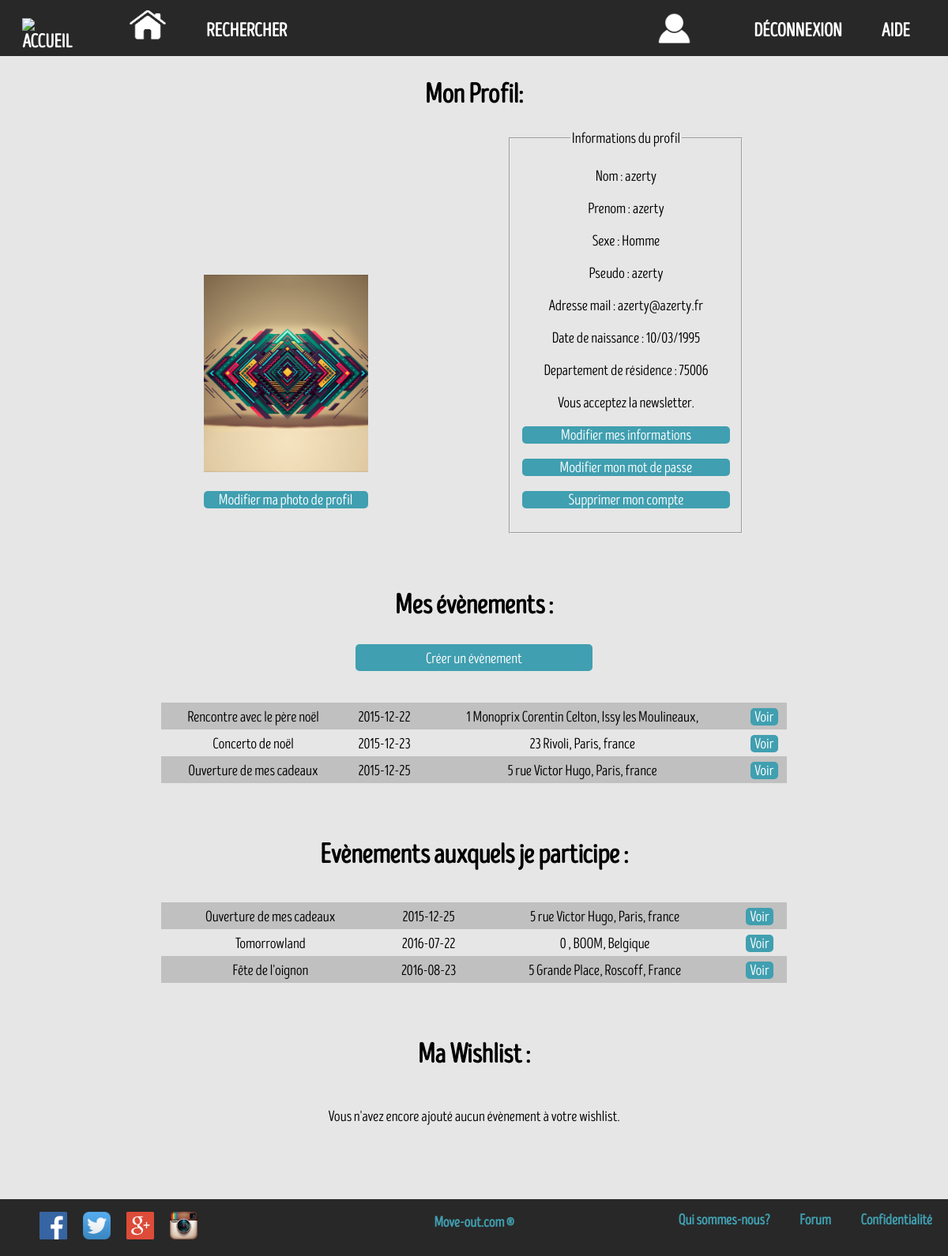
Page /APP_PHP_Base/profil.php (signed in) on the committed database.
### tables this page shows
CREATE TABLE IF NOT EXISTS `multimedia` (
  `IDmultimedia` int(11) NOT NULL AUTO_INCREMENT,
  `type` set('image','vidéo') NOT NULL,
  `lien` text NOT NULL,
  `IDcreateur_multimedia` int(11) NOT NULL,
  PRIMARY KEY (`IDmultimedia`)
);

CREATE TABLE IF NOT EXISTS `utilisateur` (
  `IDutilisateur` int(11) NOT NULL AUTO_INCREMENT,
  `admin` tinyint(1) NOT NULL,
  `pseudo` varchar(50) NOT NULL,
  `nom_utilisateur` varchar(50) NOT NULL,
  `prenom_utilisateur` varchar(50) NOT NULL,
  `sexe` tinyint(1) NOT NULL,
  `adresse_mail` varchar(90) NOT NULL,
  `mot_de_passe` varchar(50) NOT NULL,
  `date_de_naissance` date NOT NULL,
  `numero_departement_de_residence` int(5) NOT NULL,
  `accepte_newsletter` tinyint(1) NOT NULL,
  `IDimage_profil` int(11) NOT NULL,
  PRIMARY KEY (`IDutilisateur`),
  UNIQUE KEY `pseudo` (`pseudo`),
  UNIQUE KEY `pseudo_2` (`pseudo`),
  UNIQUE KEY `adresse_mail` (`adresse_mail`),
  UNIQUE KEY `adresse_mail_2` (`adresse_mail`),
  UNIQUE KEY `adresse_mail_3` (`adresse_mail`)
);

CREATE TABLE IF NOT EXISTS `evenement` (
  `IDevenement` int(11) NOT NULL AUTO_INCREMENT,
  `nom_evenement` varchar(255) NOT NULL,
  `numero_de_rue` int(11) NOT NULL,
  `bis` tinyint(1) DEFAULT NULL,
  `rue` varchar(255) NOT NULL,
  `ville` varchar(255) NOT NULL,
  `code_postal_evenement` int(11) NOT NULL,
  `pays` varchar(255) NOT NULL,
  `complement_adresse` text NOT NULL,
  `date_creation` date NOT NULL,
  `date_debut` date NOT NULL,
  `date_fin` date NOT NULL,
  `heure_debut` time NOT NULL,
  `heure_fin` time NOT NULL,
  `description_lieu_accueil` text NOT NULL,
  `nb_de_places_max` int(11) NOT NULL,
  `complet` tinyint(1) NOT NULL,
  `gratuit` tinyint(1) DEFAULT NULL,
  `prix_min` int(11) NOT NULL,
  `prix_max` int(11) NOT NULL,
  `accessibilite_handicape` tinyint(1) DEFAULT NULL,
  `a_propos` text NOT NULL,
  `lien_auxiliaire` text NOT NULL,
  `IDcategorie_evenement` int(11) NOT NULL,
  `IDmultimedia` int(11) NOT NULL,
  `IDcreateur` int(11) NOT NULL,
  PRIMARY KEY (`IDevenement`)
);

### APP_PHP_Base/vue_profil.php (the view, shortened to what this page needs)
<header>
    <h1>Mon Profil:</h1>
</header>
<section class="section_infos">
    <article class="affichage">
        <div class="image_profil" style="background-image:url('<?php echo $lien_image_profil?>')"></div>
        <a href="modification_photo_profil.php"><p class="bouton">Modifier ma photo de profil</p></a>
    </article>
    <article class='infos'>
        <fieldset>
            <legend>Informations du profil</legend>
            <?php
            if($nom!==''){echo'<p>Nom :  '.htmlspecialchars($nom).' </p>';}
            if($prenom!==''){echo'<p>Prenom :  '.htmlspecialchars($prenom).' </p>';}
            if($sexe==1){echo '<p>Sexe :  Homme</p>';}
            echo '<p>Pseudo :  '.htmlspecialchars($pseudo).' </p>';
            echo '<p>Adresse mail :  '.htmlspecialchars($mail).' </p>';
            echo '<p>Date de naissance :  '.htmlspecialchars($date_naissance).' </p>';
            if($dept_residence!==0){echo'<p>Departement de résidence :  '.htmlspecialchars($dept_residence).' </p>';}
            if($newsletter==1){echo '<p>Vous acceptez la newsletter.<p/>';}
            ?>
            <a href="modification_infos_profil.php"><p class="bouton">Modifier mes informations</p></a>
            <a href="modification_mdp.php"><p class="bouton">Modifier mon mot de passe</p></a>
            <a href="suppression_compte_validation.php"><p class="bouton">Supprimer mon compte</p></a>
        </fieldset>
    </article>
</section>
<section class="affichage_liste">
    <h1>Mes évènements :</h1>
    <a href="creation_evenement.php"><p class="bouton">Créer un évènement</p></a>
    <div>
    <table>
<?php
$color=0;
while($donnees2 =$reponse2->fetch())
{
    $style='';
    if($color % 2 ==0){$style=' style="background-color: silver"';}
    echo '<tr '.$style.'><td>'.htmlspecialchars($donnees2['nom_evenement']).'</td><td>'.htmlspecialchars($donnees2['date_debut']).'</td><td>'.htmlspecialchars($donnees2['numero_de_rue']).' '.htmlspecialchars($donnees2['rue']).', '.htmlspecialchars($donnees2['ville']).', '.htmlspecialchars($donnees2['pays']).'</td><td><a class="bouton" href="voir_evenement2.php?id='.htmlspecialchars($donnees2['IDevenement']).'">&nbsp&nbspVoir&nbsp&nbsp</a></td>';
    $color+=1;
    }
?>
    </table>
    </div>
</section>
<section class="affichage_liste">
    <h1>Evènements auxquels je participe :</h1>
    <div>
    <table>
<?php
$color=0;
while($donnees3 =$reponse3->fetch())
{
    $style='';
    if($color % 2 ==0){$style=' style="background-color: silver"';}
    echo '<tr '.$style.'><td>'.htmlspecialchars($donnees3['nom_evenement']).'</td><td>'.htmlspecialchars($donnees3['date_debut']).'</td><td>'.htmlspecialchars($donnees3['numero_de_rue']).' '.htmlspecialchars($donnees3['rue']).', '.htmlspecialchars($donnees3['ville']).', '.htmlspecialchars($donnees3['pays']).'</td><td><a class="bouton" href="voir_evenement2.php?id='.htmlspecialchars($donnees3['IDevenement']).'">&nbsp&nbspVoir&nbsp&nbsp</a></td>';
    $color+=1;
    }
?>  </table>
    </div>
</section>
<section class="affichage_liste">
    <h1>Ma Wishlist :</h1>
    <div>
    <table>
<?php
$color=0;
if($color==0){echo '<p>Vous n\'avez encore ajouté aucun évènement à votre wishlist. </p>';}
?>
    </div>
</section>

### APP_PHP_Base/CSSprofil.css (style rules this page uses)
body { // background-image: url('Images/Fond2.jpg'); background-color:#E6E6E6; margin:0; font-family: Police; }
a { text-decoration: none; }
header { text-align: center; }
h1 { font-size: 35px; }
section { font-size:19px; padding-left:17%; padding-right: 17%; text-align: center; margin-bottom: 70px; }
.affichage { display: inline-block; padding-right: 15%; padding-top: 10px; }
.image_profil { margin-top: 10px; display: inline-block; height: 250px; width: 208px; background-position: 50% 50%; background-size: cover; }
.infos { display: inline-block; padding-left:7%; min-width:300px; }
.bouton { color:white; background-color: #409fb0; border-radius: 5px; max-width: 300px; margin-left: auto; margin-right: auto; }
fieldset a { color:white; }
.affichage_liste table { border-collapse: collapse; width: 100%; }
.affichage_liste td { margin-top: 0; margin-bottom: 0; padding: 7px 4px 5px 4px; }
.affichage_liste p { padding-top: 7px; padding-bottom: 5px; }
.affichage_liste div { margin-top: 40px; }

### rows in the picture
multimedia: lien (picture)
utilisateur: nom_utilisateur "azerty", prenom_utilisateur "azerty", pseudo "azerty", adresse_mail "azerty@azerty.fr", numero_departement_de_residence "75006"
evenement: nom_evenement "Rencontre avec le père noël", date_debut "2015-12-22", numero_de_rue "1", rue "Monoprix Corentin Celton", ville "Issy les Moulineaux"
evenement: nom_evenement "Concerto de noël", date_debut "2015-12-23", numero_de_rue "23", rue "Rivoli", ville "Paris", pays "france"
evenement: nom_evenement "Ouverture de mes cadeaux", date_debut "2015-12-25", numero_de_rue "5", rue "rue Victor Hugo", ville "Paris", pays "france"
evenement: nom_evenement "Tomorrowland", date_debut "2016-07-22", numero_de_rue "0", ville "BOOM", pays "Belgique"
evenement: nom_evenement "Fête de l'oignon", date_debut "2016-08-23", numero_de_rue "5", rue "Grande Place", ville "Roscoff", pays "France"

### other values in the picture
$date_naissance "10/03/1995"
